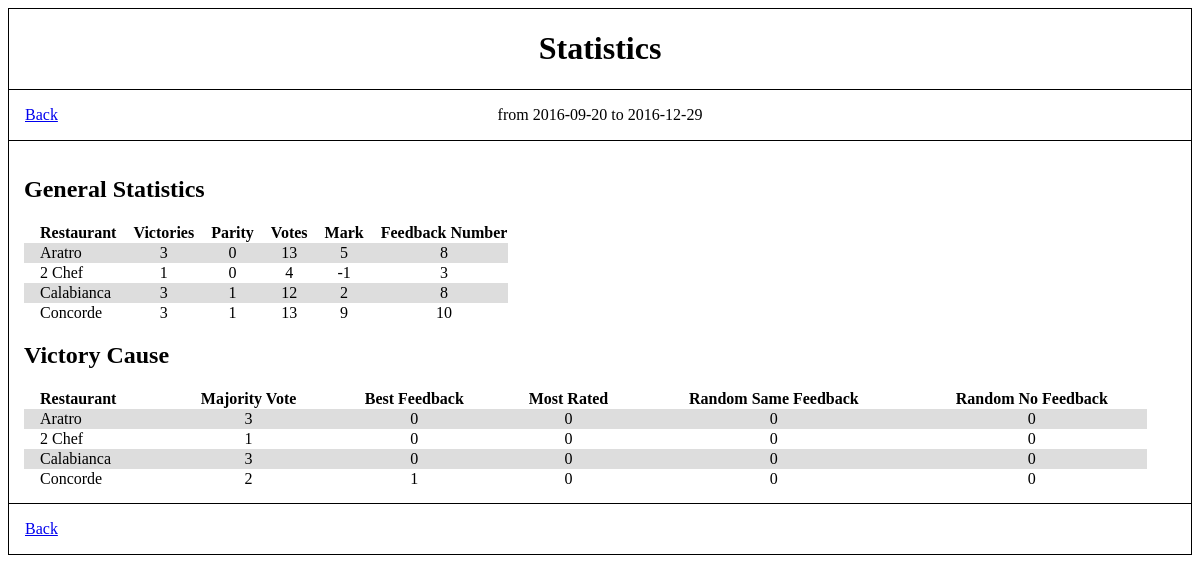
Screenshot of /polls/statistics/ with the database file from the repository.
### polls/models.py (models this page shows, shortened)
class Ballot(models.Model):
    date = models.DateField('ballot date')
    winner = models.CharField(max_length=30, default="")
    win_cause = models.CharField(max_length=30, default="")
    def __str__(self):
        return self.date.__str__()

class Ranking(models.Model):
    restaurant = models.CharField(max_length=30)

### polls/views.py (the view)
def statistics(request):
    stat = []
    stat_index = {}
    for name in Ranking.objects.all():
        stat.append(
            {'name': name.restaurant, 'win': 0, 'parity': 0, 'vote': 0,
             'majority': 0, 'feedback': 0, 'most_rated': 0, 'rand_feedback': 0,
             'rand_no_feedback': 0, 'mark': 0, 'feedback_num': 0}
        )
    for x in stat:
        stat_index[x['name']] = stat.index(x)
    ballot_dates = Ballot.objects.filter(date__lt=date.today()).order_by('date')
    for ballot in ballot_dates:
        if ballot.winner != '':
            stat[stat_index[ballot.winner]]['win'] += 1
            if ballot.win_cause == 'Majority Vote':
                stat[stat_index[ballot.winner]]['majority'] += 1
            elif ballot.win_cause == 'Best Feedback':
                stat[stat_index[ballot.winner]]['feedback'] += 1
            elif ballot.win_cause == 'Most Rated':
                stat[stat_index[ballot.winner]]['most_rated'] += 1
            elif ballot.win_cause == 'Random Same Feedback':
                stat[stat_index[ballot.winner]]['rand_feedback'] += 1
            elif ballot.win_cause == 'Random No Feedback':
                stat[stat_index[ballot.winner]]['rand_no_feedback'] += 1
            win_vote = 0
            win_name = []
            for restaurant in ballot.restaurant_set.all():
                stat[stat_index[restaurant.name]]['vote'] += restaurant.votes
                if restaurant.votes > win_vote:
                    win_name = [restaurant.name]
                    win_vote = restaurant.votes
                elif restaurant.votes == win_vote:
                    win_name.append(restaurant.name)
        if len(win_name) > 1:
            for name in win_name:
                stat[stat_index[name]]['parity'] += 1
    for name in Ranking.objects.all():
        for feedback in name.feedback_set.all():
            stat[stat_index[name.restaurant]]['mark'] += feedback.mark
        stat[stat_index[name.restaurant]]['feedback_num'] = name.feedback_set.count()
    if ballot_dates:
        context = {
            'stat': stat,
            'from_ballot_date' : ballot_dates[0],
            'to_ballot_date' : ballot_dates[len(ballot_dates)-1]
        }
    else:
        context = {}
    return render(request, 'polls/statistics.html', context)

### polls/templates/polls/statistics.html (shortened to what this page needs)
<!DOCTYPE html>
<html>
    <head>
    </head>
    <body>
        <header>
            <h1>
                Statistics
            </h1>
        </header>
        <div class="frame">
            <nav class="left">
                <p><a href="{% url 'polls:index' %}">Back</a></p>
            </nav>
            <nav class="right">
                <p>&nbsp;</p>
            </nav>
        {% if stat %}
            <nav class="center">
                <p>from {{ from_ballot_date }} to {{ to_ballot_date }}</p>
            </nav>
        {% endif %}
        </div>
        <div class="frame">
            <section style="padding: 1em;
                            width: 100%;
                            overflow: hidden;
                            border: none;">
            {% if stat %}
                <h2>General Statistics</h2>
                <table>
                    <tr>
                        <th style="text-align: left;">Restaurant</th>
                        <th>Victories</th>
                        <th>Parity</th>
                        <th>Votes</th>
                        <th>Mark</th>
                        <th>Feedback Number</th>
                    </tr>
                {% for x in stat %}
                    <tr>
                        <td style="text-align: left;">{{ x.name }}</th>
                        <td>{{ x.win }}</th>
                        <td>{{ x.parity }}</th>
                        <td>{{ x.vote }}</th>
                        <td>{{ x.mark }}</th>
                        <td>{{ x.feedback_num }}</th>
                    </tr>
                {% endfor %}
                </table>
                <h2>Victory Cause</h2>
                <table style="width:95%;">
                    <tr>
                        <th style="text-align: left;">Restaurant</th>
                        <th>Majority Vote</th>
                        <th>Best Feedback</th>
                        <th>Most Rated</th>
                        <th>Random Same Feedback</th>
                        <th>Random No Feedback</th>
                    </tr>
                {% for x in stat %}
                    <tr>
                        <td style="text-align: left;">{{ x.name }}</th>
                        <td>{{ x.majority }}</th>
                        <td>{{ x.feedback }}</th>
                        <td>{{ x.most_rated }}</th>
                        <td>{{ x.rand_feedback }}</th>
                        <td>{{ x.rand_no_feedback }}</th>
                    </tr>
                {% endfor %}
                </table>
            {% else %}
                <p>No statistics are available.</p>
            {% endif %}
            </section>
        </div>
        <div class="frame">
            <footer class="left">
                <p><a href="{% url 'polls:index' %}">Back</a></p>
            </footer>
            <footer class="right">
                <p>&nbsp;</p>
            </footer>
        </div>
    </body>
</html>

### polls/templates/polls/statistics.html (style rules this page uses)
div.frame { clear: both; border: 1px solid black; overflow: hidden; margin-bottom: -1px; }
header { border: 1px solid black; text-align: center; margin-bottom: -1px; }
nav.left { float: left; width: 15%; padding-left: 1em; }
nav.right { float: right; width: 15%; text-align: right; padding-right: 1em; }
nav.center { width: 60%; text-align: center; margin: 0 auto; }
section { clear: both; float: left; width: 70%; border-right: 1px solid black; margin: -1px; padding-left: 1em; overflow: auto; }
footer.left { clear: both; float: left; width: 45%; padding-left: 1em; }
footer.right { float: right; width: 45%; text-align: right; padding-right: 1em; }
table, th, td { border-collapse: collapse; margin-bottom: -1px; padding-left: 1em; text-align: center; }
tr:nth-child(even) { background-color: #dddddd; }

### rows the page displays
Ballot: date "2016-09-20"
Ballot: date "2016-12-29"
Ranking: name "Aratro", name "Aratro"
Ranking: name "2 Chef", name "2 Chef"
Ranking: name "Calabianca", name "Calabianca"
Ranking: name "Concorde", name "Concorde"

### other values shown
{{ x.win }} "3" "1" "3" "3"
{{ x.parity }} "0" "0" "1" "1"
{{ x.vote }} "13" "4" "12" "13"
{{ x.mark }} "5" "-1" "2" "9"
{{ x.feedback_num }} "8" "3" "8" "10"
{{ x.majority }} "3" "1" "3" "2"
{{ x.feedback }} "0" "0" "0" "1"
{{ x.most_rated }} "0" "0" "0" "0"
{{ x.rand_feedback }} "0" "0" "0" "0"
{{ x.rand_no_feedback }} "0" "0" "0" "0"
